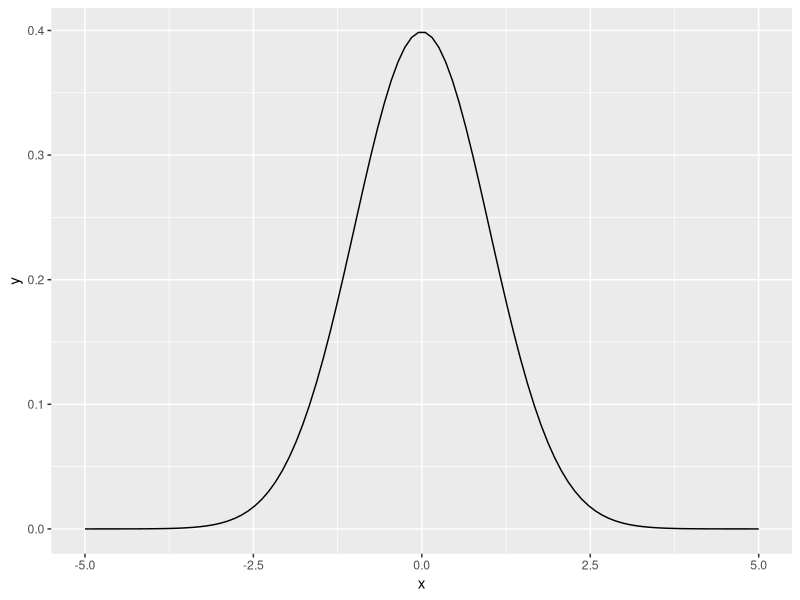

The R source for this figure:
# example B.1 of section B.1.1 
# (example B.1 of section B.1.1)  : Important statistical concepts : Distributions : Normal distribution 
# Title: Plotting the theoretical normal density 

library(ggplot2)

x <- seq(from=-5, to=5, length.out=100) # the interval [-5 5]
f <- dnorm(x)                           # normal with mean 0 and sd 1
ggplot(data.frame(x=x,y=f), aes(x=x,y=y)) + geom_line()

